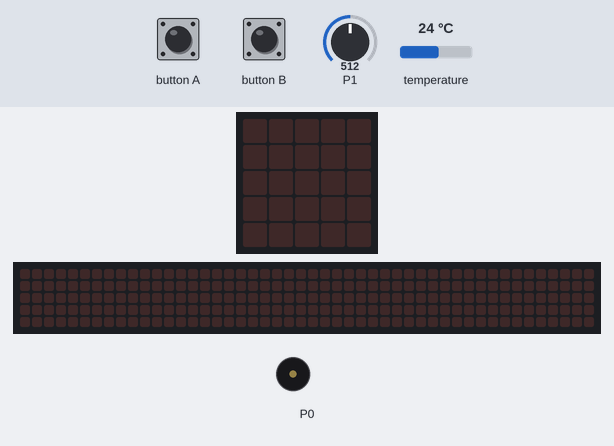
Bench run of a program on a simulated BBC micro:bit (MakeCode). On the bench: the board's 5×5 LED display, a strip that is not on the board, showing the scrolling text unrolled, buzzer (waves = sounding). Inputs (shaded band) come from the test bench; at power-on: temperature 24 °C, P1 = 512 (analog values on the 0–1023 scale). The 48×5 strip is a reading aid, not a part: it shows the text the display is scrolling, unrolled, one strip-width of it at a time.

Above: at 1.2 s.
1.3 s: button A pressed for 0.15 s
At 4.2 s:
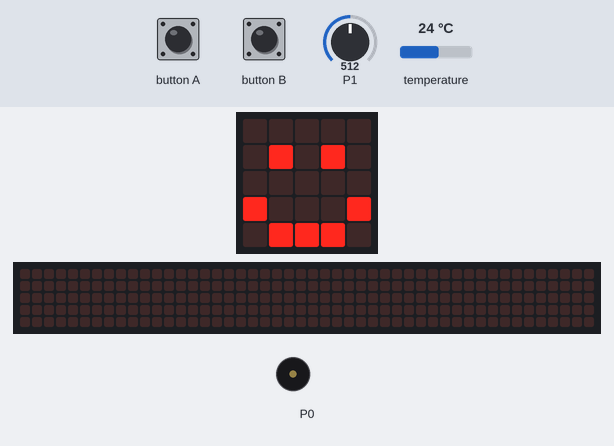
4.3 s: button B pressed for 0.15 s
At 4.82 s:
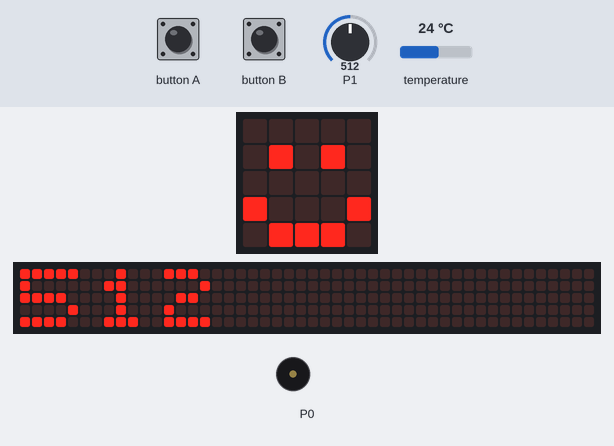
7.3 s: button A pressed for 0.15 s
At 9.17 s:
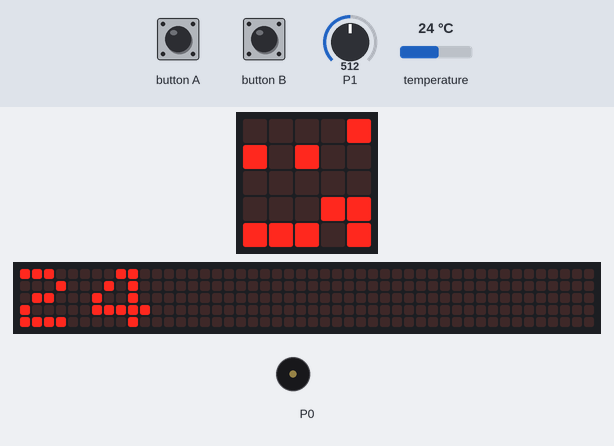
10.4 s: temperature set to 30.6 °C
13.4 s: temperature set to 31.3 °C
14.9 s: button A pressed for 0.15 s
At 18.2 s:
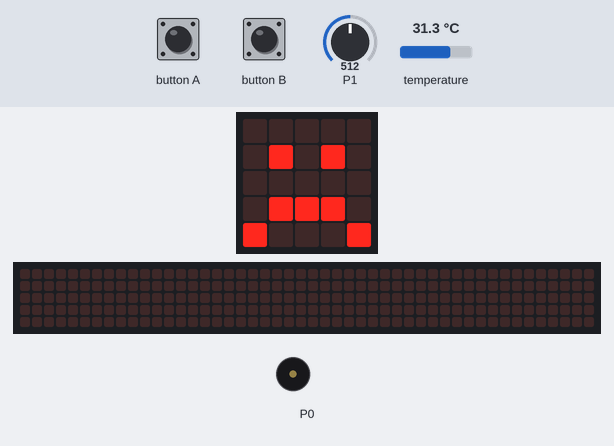
Timing chart, 0 to 19.0 s (numbered marks = the images above; inputs shaded):
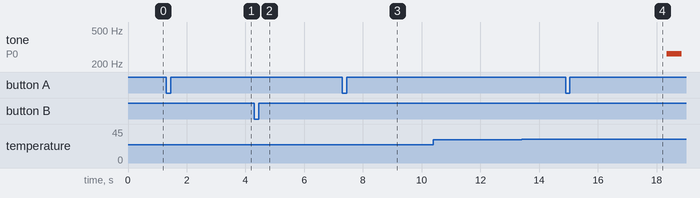

The program:

main.ts
```typescript
input.onButtonPressed(Button.A, function () {
    basic.showNumber(input.temperature())
    if (input.temperature() >= 8 && input.temperature() <= 30) {
        basic.showIcon(IconNames.Happy)
    } else {
        basic.showIcon(IconNames.Sad)
        music.playTone(262, music.beat(BeatFraction.Whole))
    }
})
input.onButtonPressed(Button.B, function () {
    basic.showNumber(pins.analogReadPin(AnalogPin.P1))
    if (pins.analogReadPin(AnalogPin.P1) >= 200 && pins.analogReadPin(AnalogPin.P1) <= 600) {
        basic.showIcon(IconNames.Happy)
    } else {
        basic.showIcon(IconNames.Sad)
        music.playTone(262, music.beat(BeatFraction.Whole))
    }
})
```

test.ts
```typescript
// aquí va el archivo "tests"; esto no se compilará cuando este paquete se utilice como una extensión.
```

Measured:
- after the input at 1.3 s, the display: first changes after 0.15 s (image 1 shows a later state)
- after the input at 4.3 s, the display: changes after 0.45 s (image 2)
- after the input at 7.3 s, the display: first differs from a run without the input after 1.7 s (image 3 shows a later state)
- after the input at 13.4 s, every drawn part: stays the same
- after the input at 14.9 s, tone on P0: silent → 262 Hz after 3.5 s, → silent 0.50 s later; the display: first changes after 0.15 s (image 4 shows a later state)
